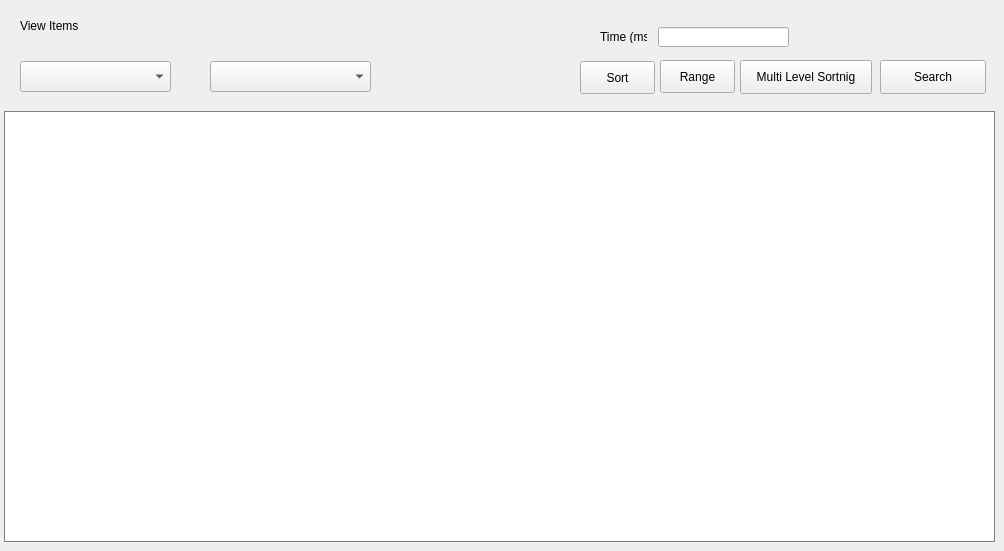
     <widget class="QWidget" name="ViewItems_2">
      <widget class="QLabel" name="label_15">
       <property name="geometry">
        <rect>
         <x>20</x>
         <y>0</y>
         <width>95</width>
         <height>51</height>
        </rect>
       </property>
       <property name="styleSheet">
        <string notr="true">font: 14pt &quot;MS Shell Dlg 2&quot;;</string>
       </property>
       <property name="text">
        <string>View Items</string>
       </property>
      </widget>
      <widget class="QComboBox" name="sortingComboBox">
       <property name="enabled">
        <bool>true</bool>
       </property>
       <property name="geometry">
        <rect>
         <x>20</x>
         <y>61</y>
         <width>151</width>
         <height>31</height>
        </rect>
       </property>
       <property name="font">
        <font>
         <stylestrategy>PreferAntialias</stylestrategy>
        </font>
       </property>
       <property name="tabletTracking">
        <bool>true</bool>
       </property>
       <property name="autoFillBackground">
        <bool>false</bool>
       </property>
       <property name="styleSheet">
        <string notr="true"/>
       </property>
       <property name="editable">
        <bool>false</bool>
       </property>
       <property name="currentText">
        <string/>
       </property>
       <property name="duplicatesEnabled">
        <bool>false</bool>
       </property>
       <property name="frame">
        <bool>true</bool>
       </property>
      </widget>
      <widget class="QComboBox" name="fieldCombobox">
       <property name="enabled">
        <bool>true</bool>
       </property>
       <property name="geometry">
        <rect>
         <x>210</x>
         <y>61</y>
         <width>161</width>
         <height>31</height>
        </rect>
       </property>
       <property name="font">
        <font>
         <stylestrategy>PreferAntialias</stylestrategy>
        </font>
       </property>
       <property name="tabletTracking">
        <bool>true</bool>
       </property>
       <property name="autoFillBackground">
        <bool>false</bool>
       </property>
       <property name="styleSheet">
        <string notr="true"/>
       </property>
       <property name="editable">
        <bool>false</bool>
       </property>
       <property name="currentText">
        <string/>
       </property>
       <property name="duplicatesEnabled">
        <bool>false</bool>
       </property>
       <property name="frame">
        <bool>true</bool>
       </property>
      </widget>
      <widget class="QPushButton" name="multiLvlBtn">
       <property name="geometry">
        <rect>
         <x>740</x>
         <y>60</y>
         <width>132</width>
         <height>34</height>
        </rect>
       </property>
       <property name="focusPolicy">
        <enum>Qt::ClickFocus</enum>
       </property>
       <property name="styleSheet">
        <string notr="true"/>
       </property>
       <property name="text">
        <string>Multi Level Sortnig</string>
       </property>
      </widget>
      <widget class="QPushButton" name="searchBtn">
       <property name="geometry">
        <rect>
         <x>880</x>
         <y>60</y>
         <width>106</width>
         <height>34</height>
        </rect>
       </property>
       <property name="focusPolicy">
        <enum>Qt::ClickFocus</enum>
       </property>
       <property name="styleSheet">
        <string notr="true"/>
       </property>
       <property name="text">
        <string>Search</string>
       </property>
      </widget>
      <widget class="QTableWidget" name="viewTable">
       <property name="enabled">
        <bool>true</bool>
       </property>
       <property name="geometry">
        <rect>
         <x>4</x>
         <y>111</y>
         <width>991</width>
         <height>431</height>
        </rect>
       </property>
       <property name="palette">
        <palette>
         <active>
          <colorrole role="Button">
           <brush brushstyle="SolidPattern">
            <color alpha="255">
             <red>255</red>
             <green>255</green>
             <blue>255</blue>
            </color>
           </brush>
          </colorrole>
          <colorrole role="Base">
           <brush brushstyle="SolidPattern">
            <color alpha="255">
             <red>255</red>
             <green>255</green>
             <blue>255</blue>
            </color>
           </brush>
          </colorrole>
          <colorrole role="Window">
           <brush brushstyle="SolidPattern">
            <color alpha="255">
             <red>255</red>
             <green>255</green>
             <blue>255</blue>
            </color>
           </brush>
          </colorrole>
         </active>
         <inactive>
          <colorrole role="Button">
           <brush brushstyle="SolidPattern">
            <color alpha="255">
             <red>255</red>
             <green>255</green>
             <blue>255</blue>
            </color>
           </brush>
          </colorrole>
          <colorrole role="Base">
           <brush brushstyle="SolidPattern">
            <color alpha="255">
             <red>255</red>
             <green>255</green>
             <blue>255</blue>
            </color>
           </brush>
          </colorrole>
          <colorrole role="Window">
           <brush brushstyle="SolidPattern">
            <color alpha="255">
             <red>255</red>
             <green>255</green>
             <blue>255</blue>
            </color>
           </brush>
          </colorrole>
         </inactive>
         <disabled>
          <colorrole role="Button">
           <brush brushstyle="SolidPattern">
            <color alpha="255">
             <red>255</red>
             <green>255</green>
             <blue>255</blue>
            </color>
           </brush>
          </colorrole>
          <colorrole role="Base">
           <brush brushstyle="SolidPattern">
            <color alpha="255">
             <red>255</red>
             <green>255</green>
             <blue>255</blue>
            </color>
           </brush>
          </colorrole>
          <colorrole role="Window">
           <brush brushstyle="SolidPattern">
            <color alpha="255">
             <red>255</red>
             <green>255</green>
             <blue>255</blue>
            </color>
           </brush>
          </colorrole>
         </disabled>
        </palette>
       </property>
       <property name="font">
        <font>
         <pointsize>10</pointsize>
         <weight>50</weight>
         <bold>false</bold>
         <kerning>true</kerning>
        </font>
       </property>
       <property name="styleSheet">
        <string notr="true">border:0.5px solid gray</string>
       </property>
       <property name="alternatingRowColors">
        <bool>true</bool>
       </property>
       <property name="showGrid">
        <bool>true</bool>
       </property>
       <property name="sortingEnabled">
        <bool>true</bool>
       </property>
       <attribute name="horizontalHeaderVisible">
        <bool>false</bool>
       </attribute>
       <attribute name="horizontalHeaderCascadingSectionResizes">
        <bool>false</bool>
       </attribute>
       <attribute name="horizontalHeaderDefaultSectionSize">
        <number>121</number>
       </attribute>
       <attribute name="horizontalHeaderMinimumSectionSize">
        <number>121</number>
       </attribute>
       <attribute name="verticalHeaderVisible">
        <bool>false</bool>
       </attribute>
      </widget>
      <widget class="QPushButton" name="sortBtn">
       <property name="geometry">
        <rect>
         <x>580</x>
         <y>61</y>
         <width>75</width>
         <height>33</height>
        </rect>
       </property>
       <property name="styleSheet">
        <string notr="true"/>
       </property>
       <property name="text">
        <string>Sort</string>
       </property>
      </widget>
      <widget class="QPushButton" name="rangeBtn">
       <property name="geometry">
        <rect>
         <x>660</x>
         <y>60</y>
         <width>75</width>
         <height>33</height>
        </rect>
       </property>
       <property name="styleSheet">
        <string notr="true"/>
       </property>
       <property name="text">
        <string>Range</string>
       </property>
      </widget>
      <widget class="QLabel" name="label_22">
       <property name="geometry">
        <rect>
         <x>600</x>
         <y>30</y>
         <width>47</width>
         <height>13</height>
        </rect>
       </property>
       <property name="text">
        <string>Time (ms)</string>
       </property>
      </widget>
      <widget class="QLineEdit" name="consumeTimeTxt">
       <property name="geometry">
        <rect>
         <x>658</x>
         <y>27</y>
         <width>131</width>
         <height>20</height>
        </rect>
       </property>
       <property name="readOnly">
        <bool>true</bool>
       </property>
      </widget>
     </widget>
